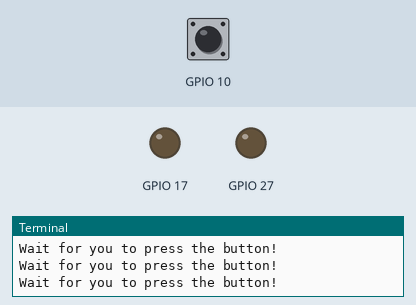
A program run on a simulated Raspberry Pi (BCM pin numbers). Parts: output pins drawn as LEDs (lit = HIGH), the last lines printed to the terminal. Inputs (shaded band) come from the test bench; at power-on: GPIO 10 HIGH. The clock reads 2024-03-15 10:24:30 at power-on unless the program sets it.

Above: at 1.2 s.
1.3 s: GPIO 10 pulled LOW for 0.15 s
At 1.9 s:
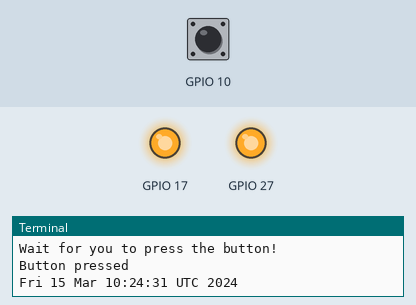
4.4 s: GPIO 10 pulled LOW for 3.2 s
At 11.9 s:
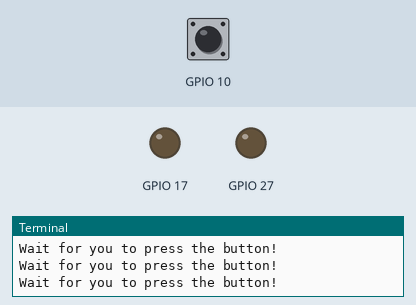
Timing chart, 0 to 13.4 s (numbered marks = the images above; inputs shaded):
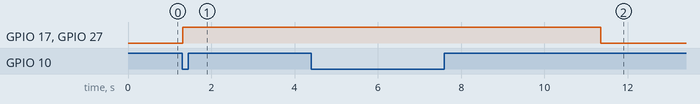

Measured:
- after the input at 1.3 s, GPIO 17, GPIO 27: LOW → HIGH at once
- after the input at 4.4 s, GPIO 17, GPIO 27: HIGH → LOW after 6.9 s instead of 1.9 s

The program:

WhileButtonLeds.py
```python
#!/usr/bin/env python
# -*- coding: utf-8 -*-

from time import sleep
import os
import RPi.GPIO as GPIO

GPIO.setmode(GPIO.BCM)
#GPIO.cleanup()
GPIO.setwarnings(False)
#red led
GPIO.setup(17,GPIO.OUT)
#blue led
GPIO.setup(27,GPIO.OUT)
#button
GPIO.setup(10,GPIO.IN, pull_up_down=GPIO.PUD_UP)
#when you press the button the leds will be turn on for five seconds
while True:
	if (GPIO.input(10) == False):
		print "Button pressed"
		os.system('date')
		#print GPIO.input(10)
		GPIO.output(17,GPIO.HIGH)
		GPIO.output(27,GPIO.HIGH)
		sleep(5)
	else:
		print "Wait for you to press the button!"
		os.system('clear')
		GPIO.output(17,GPIO.LOW)
		GPIO.output(27,GPIO.LOW)
		#sleep(2)
```
